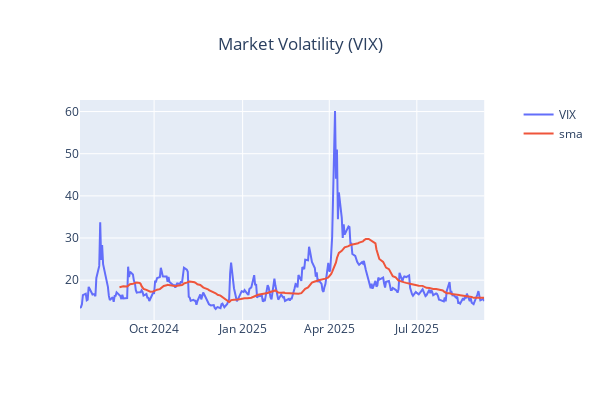

The code cell stored with this chart in its notebook:
### Markdown cell above
### Implied Volaility

### Code cell
import yfinance
from finta import TA
from plotly.subplots import make_subplots
_t = '^VIX'

COLUMNS = ['Adj Close', 'Open','High','Low','Close','Volume']
_d = file_utils.get_history(_t)
_d['sma'] = TA.SMA(_d, period=30)

_f=make_subplots(specs=[[{"secondary_y": True}]])
_f.update_layout(title=f"Market Volatility (VIX)", title_x=0.5, width=600, height=400)
_d.reset_index(inplace=True)
_f.add_trace(
    go.Scatter(y=_d['Close'], x=_d['Date'], name="VIX"),
    secondary_y=False
)
_f.add_trace(
    go.Scatter(y=_d['sma'], x=_d['Date'], name=f'sma'),
    secondary_y=False
)
_f.show()

### Figure 1 — Plotly figure (JSON) as saved in the notebook; plotly's stock layout.template omitted (floating-point values rounded to 4 significant figures; data arrays with more than 128 entries replaced by an {"elided": "..."} marker saying what was removed)
{"data": [{"name": "VIX", "type": "scatter", "x": {"elided": "289 str values"}, "xaxis": "x", "y": {"elided": "289 float values"}, "yaxis": "y"}, {"name": "sma", "type": "scatter", "x": {"elided": "289 str values"}, "xaxis": "x", "y": {"elided": "289 float values"}, "yaxis": "y"}], "layout": {"height": 400, "title": {"text": "Market Volatility (VIX)", "x": 0.5}, "width": 600, "xaxis": {"anchor": "y", "domain": [0, 0.94]}, "yaxis": {"anchor": "x", "domain": [0, 1]}, "yaxis2": {"anchor": "x", "overlaying": "y", "side": "right"}}}
